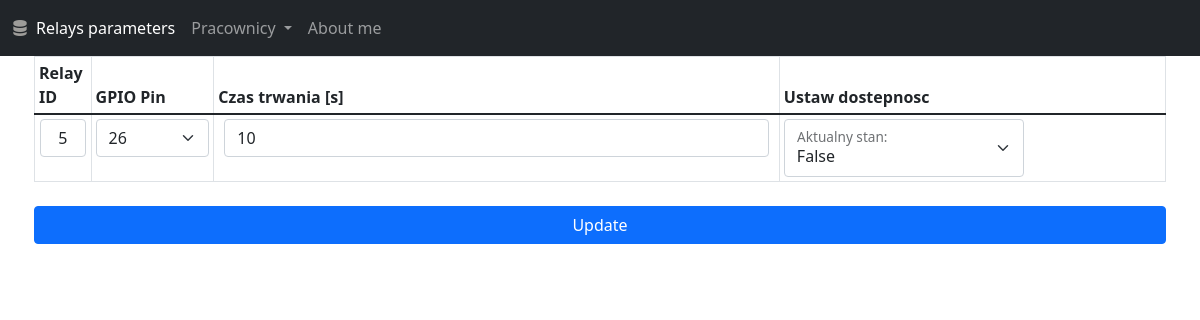
Screenshot of /database_update/5 with the database file from the repository.
### app.py (models this page shows, shortened)
class RelayDB(db.Model):
    __tablename__ = 'relays'
    id = db.Column(db.Integer, primary_key=True)
    pin = db.Column(db.Integer)
    duration = db.Column(db.Integer)
    active = db.Column(db.Boolean)

### app.py (the view)
@app.route('/database_update/<int:id>', methods=['GET', 'POST'])
def update(id):
    event_to_update = RelayDB.query.get_or_404(id)
    if request.method == "POST":
        event_to_update.pin = int(request.form['gpio_pin_number'])
        event_to_update.duration = int(request.form['duration_time'])
        event_to_update.active = int(request.form['is_enable'])
        print("Updated event_to_update:", event_to_update)
        try:
            db.session.commit()
            print("POST successful")
            return redirect(url_for('.testdb'))
        except Exception as e:
            print("Error during commit:", str(e))
            error_text = "<p>The error:<br>" + str(e) + "</p>"
            hed = '<h1>Something is broken.</h1>'
            return hed + error_text
    else:
        return render_template("database_update.html", event_to_update=event_to_update)

### templates/database_update.html (shortened to what this page needs)
{% extends 'base.html' %} {% block title %}Update task{% endblock %} {% block
content %}
<div class="container">
  <form
    class="row gy-2 gx-3 align-items-center"
    action="/database_update/{{event_to_update.id}}"
    method="POST"
  >
    <table class="table table-bordered table-sm">
      <thead>
        <tr>
          <th
            data-field="Identifier"
            data-filter-control="select"
            data-sortable="true"
          >
            Relay ID
          </th>
          <th
            data-field="Kategoria"
            data-filter-control="select"
            data-sortable="true"
          >
            GPIO Pin
          </th>
          <th
            data-field="Opis"
            data-filter-control="select"
            data-sortable="true"
          >
            Czas trwania [s]
          </th>
          <th
            data-field="Wstawil"
            data-filter-control="select"
            data-sortable="true"
          >
            Ustaw dostepnosc
          </th>
        </tr>
      </thead>
      <tbody>
        <tr>
          <td style="padding-inline: 5px; text-align: center; width: 5%">
            <label class="form-control" name="RelayID"> {{ event_to_update.id }} </label>
          </td>
          <td>
            <select
              class="form-select form-select"
              id="gpio_pin_number"
              name="gpio_pin_number"
            >
              <option selected>{{event_to_update.pin}}</option>
            ><br />
          </td>
          <td style="padding-inline: 10px; text-align: center; width: 50%">
            <input
              class="form-control"
              type="text"
              id="duration_time"
              name="duration_time"
              style="width: 100%"
              value="{{event_to_update.duration}}"
            />
          </td>
          <td>
            <div class="form-floating" style="width: 180pt">
              <select
                class="form-select"
                id="is_enable"
                name="is_enable"
                aria-label="Floating label select example"
                required
              >
                <option selected>{{event_to_update.active}}</option>
              </select>
              <label for="is_enable">Aktualny stan:</label>
            </div>
          </td>
        </tr>
      </tbody>
    </table>
    <input class="btn btn-primary" type="submit" value="Update" />
  </form>
</div>
{% endblock %}

### rows the page displays
RelayDB: id "5", gpio_pin_number "26", duration_time "10", is_enable "False"
